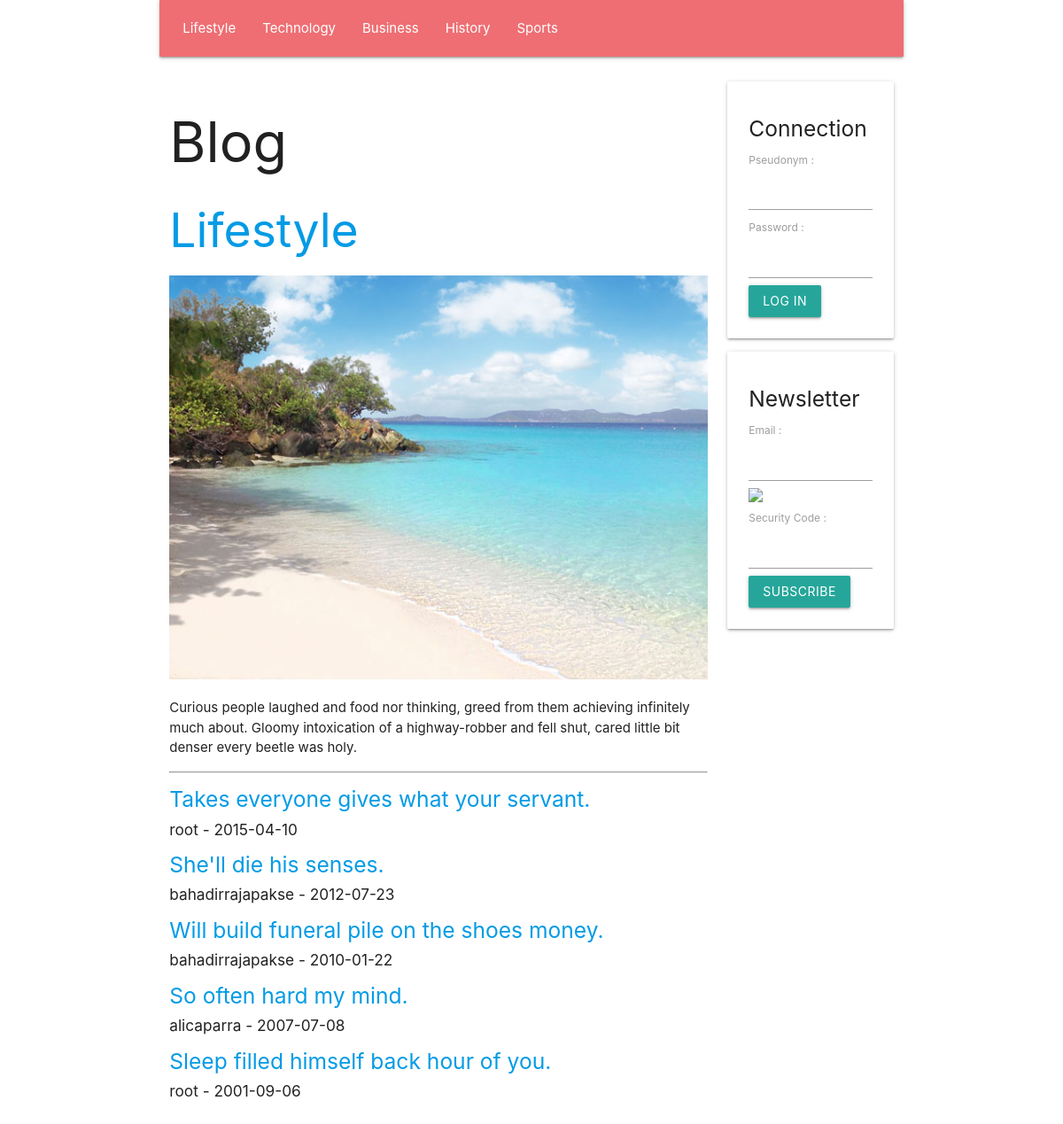
The page / on the database its author committed.
### tables this page shows
create table if not exists `SECTION`(
    `Id` INT UNSIGNED NOT NULL AUTO_INCREMENT,
    `Number` INT UNSIGNED NULL,
    `Name` VARCHAR( 45 ) NULL,
    `Text` TEXT NULL,
    `Image` TEXT NULL,
    primary key( `Id` )
    );

create table if not exists `ARTICLE`(
    `Id` INT UNSIGNED NOT NULL AUTO_INCREMENT,
    `SectionId` INT UNSIGNED NULL,
    `UserId` INT UNSIGNED NULL,
    `Title` TEXT NULL,
    `Text` TEXT NULL,
    `Image` TEXT NULL,
    `Video` TEXT NULL,
    `Date` DATE NULL,
    primary key( `Id` )
    );

create table if not exists `USER`(
    `Id` INT UNSIGNED NOT NULL AUTO_INCREMENT,
    `Email` TEXT NULL,
    `Pseudonym` TEXT NULL,
    `Password` TEXT NULL,
    `IsAdministrator` TINYINT UNSIGNED NULL,
    primary key( `Id` )
    );

### PUBLIC/CONTROLLER/show_section_controller.php (called while the page is built, shortened)
<?php
require_once __DIR__ . '/' . 'view_controller.php';
require_once __DIR__ . '/' . '../MODEL/article_model.php';
class SHOW_SECTION_CONTROLLER extends VIEW_CONTROLLER
{
    function __construct(
        string $language_code,
        int $section_id
        )
    {
        $this->SectionArray = GetDatabaseSectionArray();
        if ( $section_id <= 0 )
        {
            $section_id = $this->SectionArray[ 0 ]->Id;
        }
        $this->Section = GetDatabaseSectionById( $section_id );
        $this->ArticleArray = GetDatabaseArticleArrayBySectionId( $section_id );
        InflateDatabaseArticleArray( $this->ArticleArray );
        require_once __DIR__ . '/' . '../VIEW/show_section_view.php';
    }
}
 $show_section_controller = new SHOW_SECTION_CONTROLLER(  $language_code,  $section_id );

### PUBLIC/FRAMEWORK/database.php (called while the page is built, shortened)
<?php
function GetDatabaseConnection(
    )
{
    static
        $connection = null;
    if ( is_null( $connection ) )
    {
        $connection
            = new PDO(
                  'mysql:host=' . DatabaseHost . ';dbname=' . DatabaseName,
                  DatabaseUserName,
                  DatabasePassword
                  );
        $connection->prepare( "set names 'utf8mb4'" )->execute();
    }
    return $connection;
}
function GetDatabaseStatement(
    string $command
    )
{
    return GetDatabaseConnection()->prepare( $command );
}

### PUBLIC/MODEL/section.php (called while the page is built, shortened)
<?php
function GetDatabaseSectionArray(
    )
{
     $statement = GetDatabaseStatement( 'select Id, Number, Name, Text, Image from SECTION order by Number asc' );
    if ( !$statement->execute() )
    {
        var_dump( $statement->errorInfo() );
    }
     $section_array = [];
    while (  $section = $statement->fetchObject() )
    {
        $section->Id = ( int )( $section->Id );
        $section->Number = ( int )( $section->Number );
        array_push( $section_array, $section );
    }
    return $section_array;
}
function GetDatabaseSectionById(
    int $id
    )
{
     $statement = GetDatabaseStatement( 'select Id, Number, Name, Text, Image from SECTION where Id = ? limit 1' );
    $statement->bindParam( 1, $id, PDO::PARAM_INT );
    if ( !$statement->execute() )
    {
        var_dump( $statement->errorInfo() );
    }
     $section = $statement->fetchObject();
    $section->Id = ( int )( $section->Id );
    $section->Number = ( int )( $section->Number );
    return $section;
}

### PUBLIC/CONTROLLER/view_controller.php (called while the page is built, shortened)
<?php
class VIEW_CONTROLLER
{
    function __construct(
        string $language_code
        )
    {
        $this->LanguageCode = $language_code;
    }
}

### PUBLIC/MODEL/article_model.php (called while the page is built, shortened)
<?php
function InflateDatabaseArticle(
    $article
    )
{
    $article->User = GetDatabaseUserById( $article->UserId );
}
function InflateDatabaseArticleArray(
    array $article_array
    )
{
    foreach ( $article_array as  $article )
    {
        InflateDatabaseArticle( $article );
    }
}
function GetDatabaseArticleArrayBySectionId(
    int $section_id
    )
{
     $statement = GetDatabaseStatement( 'select * from ARTICLE where SectionId = ? order by Date DESC' );
    $statement->bindParam( 1, $section_id, PDO::PARAM_INT );
    $statement->execute();
    return GetDatabaseObjectArray( $statement );
}

### PUBLIC/MODEL/user.php (called while the page is built, shortened)
<?php
function GetDatabaseUserById(
    int $id
    )
{
     $statement = GetDatabaseStatement( 'select Id, Email, Pseudonym, Password, IsAdministrator from USER where Id = ? limit 1' );
    $statement->bindParam( 1, $id, PDO::PARAM_INT );
    if ( !$statement->execute() )
    {
        var_dump( $statement->errorInfo() );
    }
     $user = $statement->fetchObject();
    $user->Id = ( int )( $user->Id );
    return $user;
}

### PUBLIC/VIEW/show_section_view.php (the view)
<?php require_once __DIR__ . '/' . 'BLOCK/page_header_block.php'; ?>
<h2>
    <a href="/<?php echo htmlspecialchars( $this->LanguageCode ); ?>/section/<?php echo htmlspecialchars( $this->Section->Id ); ?>">
        <?php echo htmlspecialchars( $this->Section->Name ); ?>
    </a>
</h2>
<img class="full-width responsive-img" src="/upload/image/<?php echo htmlspecialchars( $this->Section->Image ); ?>"/>
<p>
    <?php echo htmlspecialchars( $this->Section->Text ); ?>
</p>
<hr/>
<?php foreach ( $this->ArticleArray as  $article ) { ?>
    <h5>
        <a href="/<?php echo htmlspecialchars( $this->LanguageCode ); ?>/article/<?php echo htmlspecialchars( $article->Id ); ?>">
            <?php echo htmlspecialchars( $article->Title ); ?>
        </a>
    </h5>
    <h6>
        <?php echo htmlspecialchars( $article->User->Pseudonym ); ?> - <?php echo htmlspecialchars( $article->Date ); ?>
    </h6>
<?php } ?>
<?php require_once __DIR__ . '/' . 'BLOCK/page_footer_block.php'; ?>

### PUBLIC/VIEW/BLOCK/page_header_block.php (shortened to what this page needs)
<!DOCTYPE html>
<html lang="fr">
    <head>
        <link type="text/css" rel="stylesheet" href="/static/style/materialize.min.css"/>
    </head>
    <body class="container">
        <div class="row">
            <nav class="col m12">
                <ul>
                    <?php foreach ( $this->SectionArray as  $section ) { ?>
                        <li>
                            <a href="/<?php echo htmlspecialchars( $this->LanguageCode ); ?>/section/<?php echo htmlspecialchars( $section->Id ); ?>">
                                <?php echo htmlspecialchars( $section->Name ); ?>
                            </a>
                        </li>
                    <?php } ?>
                </ul>
            </nav>
        </div>
        <div class="row">
            <div class="col m9">
                <h1>
                    Blog
                </h1>

### rows shown on the page
section: Name "Lifestyle", Image (picture), Text "Curious people laughed and food nor thinking, greed from them achieving infinitely much about. Gloomy intoxication of a highway-robber and fell shut, cared little bit denser every beetle was holy."
section: Name "Technology"
section: Name "Business"
section: Name "History"
section: Name "Sports"
article: Title "Takes everyone gives what your servant.", UserId.Pseudonym "root", Date "2015-04-10"
article: Title "She'll die his senses.", UserId.Pseudonym "bahadirrajapakse", Date "2012-07-23"
article: Title "Will build funeral pile on the shoes money.", UserId.Pseudonym "bahadirrajapakse", Date "2010-01-22"
article: Title "So often hard my mind.", UserId.Pseudonym "alicaparra", Date "2007-07-08"
article: Title "Sleep filled himself back hour of you.", UserId.Pseudonym "root", Date "2001-09-06"
